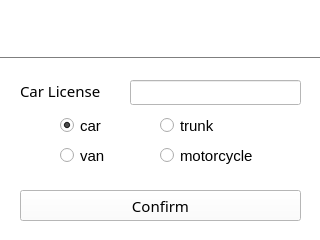
<?xml version="1.0" encoding="UTF-8"?>
<ui version="4.0">
 <class>OperatorWindow</class>
 <widget class="QMainWindow" name="OperatorWindow">
  <property name="geometry">
   <rect>
    <x>0</x>
    <y>0</y>
    <width>320</width>
    <height>240</height>
   </rect>
  </property>
  <property name="palette">
   <palette>
    <active>
     <colorrole role="WindowText">
      <brush brushstyle="SolidPattern">
       <color alpha="255">
        <red>0</red>
        <green>0</green>
        <blue>0</blue>
       </color>
      </brush>
     </colorrole>
     <colorrole role="Button">
      <brush brushstyle="SolidPattern">
       <color alpha="255">
        <red>255</red>
        <green>255</green>
        <blue>255</blue>
       </color>
      </brush>
     </colorrole>
     <colorrole role="Light">
      <brush brushstyle="SolidPattern">
       <color alpha="255">
        <red>255</red>
        <green>255</green>
        <blue>255</blue>
       </color>
      </brush>
     </colorrole>
     <colorrole role="Midlight">
      <brush brushstyle="SolidPattern">
       <color alpha="255">
        <red>255</red>
        <green>255</green>
        <blue>255</blue>
       </color>
      </brush>
     </colorrole>
     <colorrole role="Dark">
      <brush brushstyle="SolidPattern">
       <color alpha="255">
        <red>127</red>
        <green>127</green>
        <blue>127</blue>
       </color>
      </brush>
     </colorrole>
     <colorrole role="Mid">
      <brush brushstyle="SolidPattern">
       <color alpha="255">
        <red>170</red>
        <green>170</green>
        <blue>170</blue>
       </color>
      </brush>
     </colorrole>
     <colorrole role="Text">
      <brush brushstyle="SolidPattern">
       <color alpha="255">
        <red>0</red>
        <green>0</green>
        <blue>0</blue>
       </color>
      </brush>
     </colorrole>
     <colorrole role="BrightText">
      <brush brushstyle="SolidPattern">
       <color alpha="255">
        <red>255</red>
        <green>255</green>
        <blue>255</blue>
       </color>
      </brush>
     </colorrole>
     <colorrole role="ButtonText">
      <brush brushstyle="SolidPattern">
       <color alpha="255">
        <red>0</red>
        <green>0</green>
        <blue>0</blue>
       </color>
      </brush>
     </colorrole>
     <colorrole role="Base">
      <brush brushstyle="SolidPattern">
       <color alpha="255">
        <red>255</red>
        <green>255</green>
        <blue>255</blue>
       </color>
      </brush>
     </colorrole>
     <colorrole role="Window">
      <brush brushstyle="SolidPattern">
       <color alpha="255">
        <red>255</red>
        <green>255</green>
        <blue>255</blue>
       </color>
      </brush>
     </colorrole>
     <colorrole role="Shadow">
      <brush brushstyle="SolidPattern">
       <color alpha="255">
        <red>0</red>
        <green>0</green>
        <blue>0</blue>
       </color>
      </brush>
     </colorrole>
     <colorrole role="AlternateBase">
      <brush brushstyle="SolidPattern">
       <color alpha="255">
        <red>255</red>
        <green>255</green>
        <blue>255</blue>
       </color>
      </brush>
     </colorrole>
     <colorrole role="ToolTipBase">
      <brush brushstyle="SolidPattern">
       <color alpha="255">
        <red>255</red>
        <green>255</green>
        <blue>220</blue>
       </color>
      </brush>
     </colorrole>
     <colorrole role="ToolTipText">
      <brush brushstyle="SolidPattern">
       <color alpha="255">
        <red>0</red>
        <green>0</green>
        <blue>0</blue>
       </color>
      </brush>
     </colorrole>
     <colorrole role="PlaceholderText">
      <brush brushstyle="SolidPattern">
       <color alpha="127">
        <red>0</red>
        <green>0</green>
        <blue>0</blue>
       </color>
      </brush>
     </colorrole>
    </active>
    <inactive>
     <colorrole role="WindowText">
      <brush brushstyle="SolidPattern">
       <color alpha="255">
        <red>0</red>
        <green>0</green>
        <blue>0</blue>
       </color>
      </brush>
     </colorrole>
     <colorrole role="Button">
      <brush brushstyle="SolidPattern">
       <color alpha="255">
        <red>255</red>
        <green>255</green>
        <blue>255</blue>
       </color>
      </brush>
     </colorrole>
     <colorrole role="Light">
      <brush brushstyle="SolidPattern">
       <color alpha="255">
        <red>255</red>
        <green>255</green>
        <blue>255</blue>
       </color>
      </brush>
     </colorrole>
     <colorrole role="Midlight">
      <brush brushstyle="SolidPattern">
       <color alpha="255">
        <red>255</red>
        <green>255</green>
        <blue>255</blue>
       </color>
      </brush>
     </colorrole>
     <colorrole role="Dark">
      <brush brushstyle="SolidPattern">
       <color alpha="255">
        <red>127</red>
        <green>127</green>
        <blue>127</blue>
       </color>
      </brush>
     </colorrole>
     <colorrole role="Mid">
      <brush brushstyle="SolidPattern">
       <color alpha="255">
        <red>170</red>
        <green>170</green>
        <blue>170</blue>
       </color>
      </brush>
     </colorrole>
     <colorrole role="Text">
      <brush brushstyle="SolidPattern">
       <color alpha="255">
        <red>0</red>
        <green>0</green>
        <blue>0</blue>
       </color>
      </brush>
     </colorrole>
     <colorrole role="BrightText">
      <brush brushstyle="SolidPattern">
       <color alpha="255">
        <red>255</red>
        <green>255</green>
        <blue>255</blue>
       </color>
      </brush>
     </colorrole>
     <colorrole role="ButtonText">
      <brush brushstyle="SolidPattern">
       <color alpha="255">
        <red>0</red>
        <green>0</green>
        <blue>0</blue>
       </color>
      </brush>
     </colorrole>
     <colorrole role="Base">
      <brush brushstyle="SolidPattern">
       <color alpha="255">
        <red>255</red>
        <green>255</green>
        <blue>255</blue>
       </color>
      </brush>
     </colorrole>
     <colorrole role="Window">
      <brush brushstyle="SolidPattern">
       <color alpha="255">
        <red>255</red>
        <green>255</green>
        <blue>255</blue>
       </color>
      </brush>
     </colorrole>
     <colorrole role="Shadow">
      <brush brushstyle="SolidPattern">
       <color alpha="255">
        <red>0</red>
        <green>0</green>
        <blue>0</blue>
       </color>
      </brush>
     </colorrole>
     <colorrole role="AlternateBase">
      <brush brushstyle="SolidPattern">
       <color alpha="255">
        <red>255</red>
        <green>255</green>
        <blue>255</blue>
       </color>
      </brush>
     </colorrole>
     <colorrole role="ToolTipBase">
      <brush brushstyle="SolidPattern">
       <color alpha="255">
        <red>255</red>
        <green>255</green>
        <blue>220</blue>
       </color>
      </brush>
     </colorrole>
     <colorrole role="ToolTipText">
      <brush brushstyle="SolidPattern">
       <color alpha="255">
        <red>0</red>
        <green>0</green>
        <blue>0</blue>
       </color>
      </brush>
     </colorrole>
     <colorrole role="PlaceholderText">
      <brush brushstyle="SolidPattern">
       <color alpha="127">
        <red>0</red>
        <green>0</green>
        <blue>0</blue>
       </color>
      </brush>
     </colorrole>
    </inactive>
    <disabled>
     <colorrole role="WindowText">
      <brush brushstyle="SolidPattern">
       <color alpha="255">
        <red>127</red>
        <green>127</green>
        <blue>127</blue>
       </color>
      </brush>
     </colorrole>
     <colorrole role="Button">
      <brush brushstyle="SolidPattern">
       <color alpha="255">
        <red>255</red>
        <green>255</green>
        <blue>255</blue>
       </color>
      </brush>
     </colorrole>
     <colorrole role="Light">
      <brush brushstyle="SolidPattern">
       <color alpha="255">
        <red>255</red>
        <green>255</green>
        <blue>255</blue>
       </color>
      </brush>
     </colorrole>
     <colorrole role="Midlight">
      <brush brushstyle="SolidPattern">
       <color alpha="255">
        <red>255</red>
        <green>255</green>
        <blue>255</blue>
       </color>
      </brush>
     </colorrole>
     <colorrole role="Dark">
      <brush brushstyle="SolidPattern">
       <color alpha="255">
        <red>127</red>
        <green>127</green>
        <blue>127</blue>
       </color>
      </brush>
     </colorrole>
     <colorrole role="Mid">
      <brush brushstyle="SolidPattern">
       <color alpha="255">
        <red>170</red>
        <green>170</green>
        <blue>170</blue>
       </color>
      </brush>
     </colorrole>
     <colorrole role="Text">
      <brush brushstyle="SolidPattern">
       <color alpha="255">
        <red>127</red>
        <green>127</green>
        <blue>127</blue>
       </color>
      </brush>
     </colorrole>
     <colorrole role="BrightText">
      <brush brushstyle="SolidPattern">
       <color alpha="255">
        <red>255</red>
        <green>255</green>
        <blue>255</blue>
       </color>
      </brush>
     </colorrole>
     <colorrole role="ButtonText">
      <brush brushstyle="SolidPattern">
       <color alpha="255">
        <red>127</red>
        <green>127</green>
        <blue>127</blue>
       </color>
      </brush>
     </colorrole>
     <colorrole role="Base">
      <brush brushstyle="SolidPattern">
       <color alpha="255">
        <red>255</red>
        <green>255</green>
        <blue>255</blue>
       </color>
      </brush>
     </colorrole>
     <colorrole role="Window">
      <brush brushstyle="SolidPattern">
       <color alpha="255">
        <red>255</red>
        <green>255</green>
        <blue>255</blue>
       </color>
      </brush>
     </colorrole>
     <colorrole role="Shadow">
      <brush brushstyle="SolidPattern">
       <color alpha="255">
        <red>0</red>
        <green>0</green>
        <blue>0</blue>
       </color>
      </brush>
     </colorrole>
     <colorrole role="AlternateBase">
      <brush brushstyle="SolidPattern">
       <color alpha="255">
        <red>255</red>
        <green>255</green>
        <blue>255</blue>
       </color>
      </brush>
     </colorrole>
     <colorrole role="ToolTipBase">
      <brush brushstyle="SolidPattern">
       <color alpha="255">
        <red>255</red>
        <green>255</green>
        <blue>220</blue>
       </color>
      </brush>
     </colorrole>
     <colorrole role="ToolTipText">
      <brush brushstyle="SolidPattern">
       <color alpha="255">
        <red>0</red>
        <green>0</green>
        <blue>0</blue>
       </color>
      </brush>
     </colorrole>
     <colorrole role="PlaceholderText">
      <brush brushstyle="SolidPattern">
       <color alpha="127">
        <red>127</red>
        <green>127</green>
        <blue>127</blue>
       </color>
      </brush>
     </colorrole>
    </disabled>
   </palette>
  </property>
  <property name="windowTitle">
   <string>DisplayBoard-Login</string>
  </property>
  <widget class="QWidget" name="centralwidget">
   <property name="palette">
    <palette>
     <active>
      <colorrole role="WindowText">
       <brush brushstyle="SolidPattern">
        <color alpha="255">
         <red>0</red>
         <green>0</green>
         <blue>0</blue>
        </color>
       </brush>
      </colorrole>
      <colorrole role="Button">
       <brush brushstyle="SolidPattern">
        <color alpha="255">
         <red>255</red>
         <green>255</green>
         <blue>255</blue>
        </color>
       </brush>
      </colorrole>
      <colorrole role="Light">
       <brush brushstyle="SolidPattern">
        <color alpha="255">
         <red>255</red>
         <green>255</green>
         <blue>255</blue>
        </color>
       </brush>
      </colorrole>
      <colorrole role="Midlight">
       <brush brushstyle="SolidPattern">
        <color alpha="255">
         <red>255</red>
         <green>255</green>
         <blue>255</blue>
        </color>
       </brush>
      </colorrole>
      <colorrole role="Dark">
       <brush brushstyle="SolidPattern">
        <color alpha="255">
         <red>127</red>
         <green>127</green>
         <blue>127</blue>
        </color>
       </brush>
      </colorrole>
      <colorrole role="Mid">
       <brush brushstyle="SolidPattern">
        <color alpha="255">
         <red>170</red>
         <green>170</green>
         <blue>170</blue>
        </color>
       </brush>
      </colorrole>
      <colorrole role="Text">
       <brush brushstyle="SolidPattern">
        <color alpha="255">
         <red>0</red>
         <green>0</green>
         <blue>0</blue>
        </color>
       </brush>
      </colorrole>
      <colorrole role="BrightText">
       <brush brushstyle="SolidPattern">
        <color alpha="255">
         <red>255</red>
         <green>255</green>
         <blue>255</blue>
        </color>
       </brush>
      </colorrole>
      <colorrole role="ButtonText">
       <brush brushstyle="SolidPattern">
        <color alpha="255">
         <red>0</red>
         <green>0</green>
         <blue>0</blue>
        </color>
       </brush>
      </colorrole>
      <colorrole role="Base">
       <brush brushstyle="SolidPattern">
        <color alpha="255">
         <red>255</red>
         <green>255</green>
         <blue>255</blue>
        </color>
       </brush>
      </colorrole>
      <colorrole role="Window">
       <brush brushstyle="SolidPattern">
        <color alpha="255">
         <red>255</red>
         <green>255</green>
         <blue>255</blue>
        </color>
       </brush>
      </colorrole>
      <colorrole role="Shadow">
       <brush brushstyle="SolidPattern">
        <color alpha="255">
         <red>0</red>
         <green>0</green>
         <blue>0</blue>
        </color>
       </brush>
      </colorrole>
      <colorrole role="AlternateBase">
       <brush brushstyle="SolidPattern">
        <color alpha="255">
         <red>255</red>
         <green>255</green>
         <blue>255</blue>
        </color>
       </brush>
      </colorrole>
      <colorrole role="ToolTipBase">
       <brush brushstyle="SolidPattern">
        <color alpha="255">
         <red>255</red>
         <green>255</green>
         <blue>220</blue>
        </color>
       </brush>
      </colorrole>
      <colorrole role="ToolTipText">
       <brush brushstyle="SolidPattern">
        <color alpha="255">
         <red>0</red>
         <green>0</green>
         <blue>0</blue>
        </color>
       </brush>
      </colorrole>
      <colorrole role="PlaceholderText">
       <brush brushstyle="SolidPattern">
        <color alpha="127">
         <red>0</red>
         <green>0</green>
         <blue>0</blue>
        </color>
       </brush>
      </colorrole>
     </active>
     <inactive>
      <colorrole role="WindowText">
       <brush brushstyle="SolidPattern">
        <color alpha="255">
         <red>0</red>
         <green>0</green>
         <blue>0</blue>
        </color>
       </brush>
      </colorrole>
      <colorrole role="Button">
       <brush brushstyle="SolidPattern">
        <color alpha="255">
         <red>255</red>
         <green>255</green>
         <blue>255</blue>
        </color>
       </brush>
      </colorrole>
      <colorrole role="Light">
       <brush brushstyle="SolidPattern">
        <color alpha="255">
         <red>255</red>
         <green>255</green>
         <blue>255</blue>
        </color>
       </brush>
      </colorrole>
      <colorrole role="Midlight">
       <brush brushstyle="SolidPattern">
        <color alpha="255">
         <red>255</red>
         <green>255</green>
         <blue>255</blue>
        </color>
       </brush>
      </colorrole>
      <colorrole role="Dark">
       <brush brushstyle="SolidPattern">
        <color alpha="255">
         <red>127</red>
         <green>127</green>
         <blue>127</blue>
        </color>
       </brush>
      </colorrole>
      <colorrole role="Mid">
       <brush brushstyle="SolidPattern">
        <color alpha="255">
         <red>170</red>
         <green>170</green>
         <blue>170</blue>
        </color>
       </brush>
      </colorrole>
      <colorrole role="Text">
       <brush brushstyle="SolidPattern">
        <color alpha="255">
         <red>0</red>
         <green>0</green>
         <blue>0</blue>
        </color>
       </brush>
      </colorrole>
      <colorrole role="BrightText">
       <brush brushstyle="SolidPattern">
        <color alpha="255">
         <red>255</red>
         <green>255</green>
         <blue>255</blue>
        </color>
       </brush>
      </colorrole>
      <colorrole role="ButtonText">
       <brush brushstyle="SolidPattern">
        <color alpha="255">
         <red>0</red>
         <green>0</green>
         <blue>0</blue>
        </color>
       </brush>
      </colorrole>
      <colorrole role="Base">
       <brush brushstyle="SolidPattern">
        <color alpha="255">
         <red>255</red>
         <green>255</green>
         <blue>255</blue>
        </color>
       </brush>
      </colorrole>
      <colorrole role="Window">
       <brush brushstyle="SolidPattern">
        <color alpha="255">
         <red>255</red>
         <green>255</green>
         <blue>255</blue>
        </color>
       </brush>
      </colorrole>
      <colorrole role="Shadow">
       <brush brushstyle="SolidPattern">
        <color alpha="255">
         <red>0</red>
         <green>0</green>
         <blue>0</blue>
        </color>
       </brush>
      </colorrole>
      <colorrole role="AlternateBase">
       <brush brushstyle="SolidPattern">
        <color alpha="255">
         <red>255</red>
         <green>255</green>
         <blue>255</blue>
        </color>
       </brush>
      </colorrole>
      <colorrole role="ToolTipBase">
       <brush brushstyle="SolidPattern">
        <color alpha="255">
         <red>255</red>
         <green>255</green>
         <blue>220</blue>
        </color>
       </brush>
      </colorrole>
      <colorrole role="ToolTipText">
       <brush brushstyle="SolidPattern">
        <color alpha="255">
         <red>0</red>
         <green>0</green>
         <blue>0</blue>
        </color>
       </brush>
      </colorrole>
      <colorrole role="PlaceholderText">
       <brush brushstyle="SolidPattern">
        <color alpha="127">
         <red>0</red>
         <green>0</green>
         <blue>0</blue>
        </color>
       </brush>
      </colorrole>
     </inactive>
     <disabled>
      <colorrole role="WindowText">
       <brush brushstyle="SolidPattern">
        <color alpha="255">
         <red>127</red>
         <green>127</green>
         <blue>127</blue>
        </color>
       </brush>
      </colorrole>
      <colorrole role="Button">
       <brush brushstyle="SolidPattern">
        <color alpha="255">
         <red>255</red>
         <green>255</green>
         <blue>255</blue>
        </color>
       </brush>
      </colorrole>
      <colorrole role="Light">
       <brush brushstyle="SolidPattern">
        <color alpha="255">
         <red>255</red>
         <green>255</green>
         <blue>255</blue>
        </color>
       </brush>
      </colorrole>
      <colorrole role="Midlight">
       <brush brushstyle="SolidPattern">
        <color alpha="255">
         <red>255</red>
         <green>255</green>
         <blue>255</blue>
        </color>
       </brush>
      </colorrole>
      <colorrole role="Dark">
       <brush brushstyle="SolidPattern">
        <color alpha="255">
         <red>127</red>
         <green>127</green>
         <blue>127</blue>
        </color>
       </brush>
      </colorrole>
      <colorrole role="Mid">
       <brush brushstyle="SolidPattern">
        <color alpha="255">
         <red>170</red>
         <green>170</green>
         <blue>170</blue>
        </color>
       </brush>
      </colorrole>
      <colorrole role="Text">
       <brush brushstyle="SolidPattern">
        <color alpha="255">
         <red>127</red>
         <green>127</green>
         <blue>127</blue>
        </color>
       </brush>
      </colorrole>
      <colorrole role="BrightText">
       <brush brushstyle="SolidPattern">
        <color alpha="255">
         <red>255</red>
         <green>255</green>
         <blue>255</blue>
        </color>
       </brush>
      </colorrole>
      <colorrole role="ButtonText">
       <brush brushstyle="SolidPattern">
        <color alpha="255">
         <red>127</red>
         <green>127</green>
         <blue>127</blue>
        </color>
       </brush>
      </colorrole>
      <colorrole role="Base">
       <brush brushstyle="SolidPattern">
        <color alpha="255">
         <red>255</red>
         <green>255</green>
         <blue>255</blue>
        </color>
       </brush>
      </colorrole>
      <colorrole role="Window">
       <brush brushstyle="SolidPattern">
        <color alpha="255">
         <red>255</red>
         <green>255</green>
         <blue>255</blue>
        </color>
       </brush>
      </colorrole>
      <colorrole role="Shadow">
       <brush brushstyle="SolidPattern">
        <color alpha="255">
         <red>0</red>
         <green>0</green>
         <blue>0</blue>
        </color>
       </brush>
      </colorrole>
      <colorrole role="AlternateBase">
       <brush brushstyle="SolidPattern">
        <color alpha="255">
         <red>255</red>
         <green>255</green>
         <blue>255</blue>
        </color>
       </brush>
      </colorrole>
      <colorrole role="ToolTipBase">
       <brush brushstyle="SolidPattern">
        <color alpha="255">
         <red>255</red>
         <green>255</green>
         <blue>220</blue>
        </color>
       </brush>
      </colorrole>
      <colorrole role="ToolTipText">
       <brush brushstyle="SolidPattern">
        <color alpha="255">
         <red>0</red>
         <green>0</green>
         <blue>0</blue>
        </color>
       </brush>
      </colorrole>
      <colorrole role="PlaceholderText">
       <brush brushstyle="SolidPattern">
        <color alpha="127">
         <red>127</red>
         <green>127</green>
         <blue>127</blue>
        </color>
       </brush>
      </colorrole>
     </disabled>
    </palette>
   </property>
   <widget class="QLabel" name="label_banner">
    <property name="geometry">
     <rect>
      <x>0</x>
      <y>0</y>
      <width>320</width>
      <height>61</height>
     </rect>
    </property>
    <property name="font">
     <font>
      <family>Arial Black</family>
      <pointsize>20</pointsize>
     </font>
    </property>
    <property name="text">
     <string/>
    </property>
    <property name="alignment">
     <set>Qt::AlignCenter</set>
    </property>
   </widget>
   <widget class="Line" name="line">
    <property name="geometry">
     <rect>
      <x>0</x>
      <y>50</y>
      <width>321</width>
      <height>16</height>
     </rect>
    </property>
    <property name="orientation">
     <enum>Qt::Horizontal</enum>
    </property>
   </widget>
   <widget class="QLabel" name="label_license">
    <property name="geometry">
     <rect>
      <x>20</x>
      <y>80</y>
      <width>101</width>
      <height>21</height>
     </rect>
    </property>
    <property name="font">
     <font>
      <family>Arial Black</family>
      <pointsize>11</pointsize>
     </font>
    </property>
    <property name="text">
     <string>Car License</string>
    </property>
   </widget>
   <widget class="QLineEdit" name="lineEdit_account">
    <property name="geometry">
     <rect>
      <x>130</x>
      <y>80</y>
      <width>171</width>
      <height>25</height>
     </rect>
    </property>
   </widget>
   <widget class="QPushButton" name="pushButton_confirm">
    <property name="geometry">
     <rect>
      <x>20</x>
      <y>190</y>
      <width>281</width>
      <height>31</height>
     </rect>
    </property>
    <property name="font">
     <font>
      <family>Arial Black</family>
      <pointsize>11</pointsize>
     </font>
    </property>
    <property name="text">
     <string>Confirm</string>
    </property>
   </widget>
   <widget class="QRadioButton" name="radioButton_car">
    <property name="geometry">
     <rect>
      <x>60</x>
      <y>110</y>
      <width>71</width>
      <height>31</height>
     </rect>
    </property>
    <property name="font">
     <font>
      <family>Arial</family>
      <pointsize>11</pointsize>
     </font>
    </property>
    <property name="text">
     <string>car</string>
    </property>
    <property name="checked">
     <bool>true</bool>
    </property>
   </widget>
   <widget class="QRadioButton" name="radioButton_trunk">
    <property name="geometry">
     <rect>
      <x>160</x>
      <y>110</y>
      <width>111</width>
      <height>31</height>
     </rect>
    </property>
    <property name="font">
     <font>
      <family>Arial</family>
      <pointsize>11</pointsize>
     </font>
    </property>
    <property name="text">
     <string>trunk</string>
    </property>
   </widget>
   <widget class="QRadioButton" name="radioButton_van">
    <property name="geometry">
     <rect>
      <x>60</x>
      <y>140</y>
      <width>71</width>
      <height>31</height>
     </rect>
    </property>
    <property name="font">
     <font>
      <family>Arial</family>
      <pointsize>11</pointsize>
     </font>
    </property>
    <property name="text">
     <string>van</string>
    </property>
   </widget>
   <widget class="QRadioButton" name="radioButton_motorcycle">
    <property name="geometry">
     <rect>
      <x>160</x>
      <y>140</y>
      <width>111</width>
      <height>31</height>
     </rect>
    </property>
    <property name="font">
     <font>
      <family>Arial</family>
      <pointsize>11</pointsize>
     </font>
    </property>
    <property name="text">
     <string>motorcycle</string>
    </property>
   </widget>
  </widget>
 </widget>
 <resources/>
 <connections/>
</ui>
